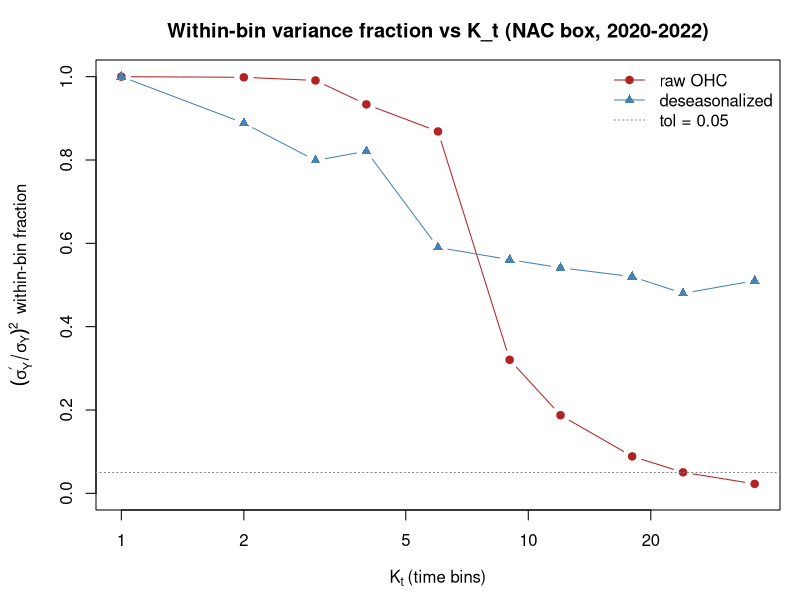
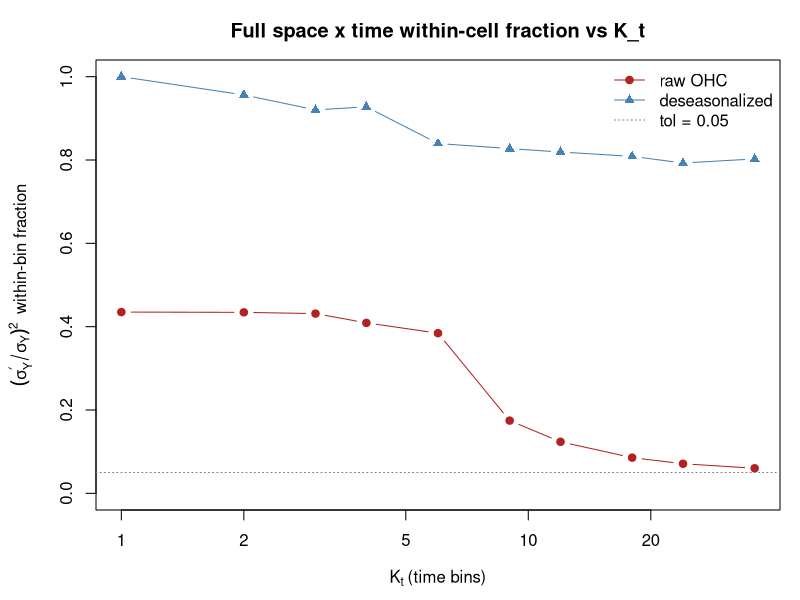

Recreate these plots in R, in order.
## =====================================================================
## leakage_curve.R -- field factors sigma_{Y^star}, sigma_{Y^perp} and the
##   within-cell residual diagnostic resid = sigma_{Y^perp}/sigma_Y on the
##   equal-measure partition P_K, to inform the choice of K_t, under raw and
##   deseasonalized OHC estimands.  Notation follows the methodology paper
##   (eq:sigmaYK-hat, eq:sigmaYperp-hat, eq:residual-diagnostic).
##
##   Pythagorean split sigma_Y^2 = sigma_{Y^star}^2 + sigma_{Y^perp}^2 with the
##   field on the native 1/12 deg grid, cell moments cos(lat) area-weighted, and
##   equal-measure (1/K) cells.  Computed on the dense GLORYS field, so it is
##   free of the float coincidence-starvation issues that limit sigma_w.
##
##   Two views:
##     time-only : collapse space first -> temporal decomposition of the
##                 regional-mean series (K_lon = K_lat = 1; sets K_t).
##     full      : full space x time equal-measure partition P_K (the
##                 sigma_{Y^perp} that enters the residual term of the bound).
##
##   Parameterized on (box, analysis_period, clim_period): defaults to the
##   NAC box / 2020-2022, but works for any region/period.
##   Base R + data.table (the latter only for loading/very large inputs).
##
##   INPUT: data.frame `glorys` with columns
##     lon (deg), lat (deg), date (Date), ohc (e.g. GJ m^-2), daily 1/12 deg.
##   Real GLORYS input is produced by code/export_glorys_ohc.py (native-grid
##   OHC -> data/glorys_ohc/glorys_ohc_YYYY.csv) and read by load_glorys_ohc().
## =====================================================================

## ---------------------------- config --------------------------------
default_config <- function() list(
  box      = list(lon = c(-68, -62), lat = c(36, 40)),   # NAC box
  analysis = as.Date(c("2020-01-01", "2022-12-31")),      # working window
  clim     = as.Date(c("2020-01-01", "2022-12-31")),      # climatology baseline
                                                          #  (dev: same; full run: use a
                                                          #   long fixed baseline, match Baugh)
  Kt_grid  = c(1, 2, 3, 4, 6, 9, 12, 18, 24, 36),
  K_lon    = 6, K_lat = 5,          # spatial grid for the full space x time view
  spatial_sizes_km = c(200,150,100,75,50,35,25,18,12),  # target cell sizes for the spatial sweep
  tol_L    = 0.05,                  # leakage tolerance reference line
  depth    = "700"                  # OHC integration limit for load_glorys_ohc ("700"|"2000")
)

## ------------------------- helpers ----------------------------------
area_weight <- function(lat) cos(lat * pi / 180)

filter_domain <- function(dt, box, period) {
  keep <- dt$lon >= box$lon[1] & dt$lon <= box$lon[2] &
          dt$lat >= box$lat[1] & dt$lat <= box$lat[2] &
          dt$date >= period[1] & dt$date <= period[2]
  dt[keep, , drop = FALSE]
}

## Per-(cell, calendar-month) GLORYS climatology from the baseline data.
build_climatology <- function(dt) {
  ulon <- sort(unique(dt$lon)); ulat <- sort(unique(dt$lat))
  nlon <- length(ulon); nlat <- length(ulat)
  keyfun <- function(lon, lat, date) {
    li <- match(lon, ulon); bi <- match(lat, ulat)
    mo <- as.integer(format(date, "%m"))
    (mo - 1L) * nlon * nlat + (bi - 1L) * nlon + li
  }
  key <- keyfun(dt$lon, dt$lat, dt$date)
  clim <- tapply(dt$ohc, key, mean)             # named by integer key
  list(clim = clim, keyfun = keyfun)
}

deseasonalize <- function(dt, clim) {
  k <- clim$keyfun(dt$lon, dt$lat, dt$date)
  dt$ohc <- dt$ohc - clim$clim[as.character(k)]
  dt
}

## Area-weighted regional-mean OHC series (one value per date).
collapse_space <- function(dt) {
  w  <- area_weight(dt$lat)
  g  <- as.character(dt$date)
  num <- rowsum(w * dt$ohc, g); den <- rowsum(w, g)
  data.frame(date = as.Date(rownames(num)),
             ybar = as.numeric(num / den), row.names = NULL)
}

## Load native-grid GLORYS OHC exported by code/export_glorys_ohc.py into the
## `glorys` data.frame run_leakage_analysis expects. `depth` picks which
## integration limit becomes the `ohc` column; rows with NA at that depth
## (column shallower than the seafloor) are dropped.
read_glorys_ohc <- function(dir, years, cols) {
  files <- file.path(dir, sprintf("glorys_ohc_%d.csv", years))
  files <- files[file.exists(files)]
  stopifnot(length(files) > 0)
  dt <- data.table::rbindlist(lapply(files, data.table::fread,
                                     select = c("lon", "lat", "date", cols)))
  dt[, date := as.Date(date)]
  as.data.frame(dt)
}

load_glorys_ohc <- function(dir = file.path("data", "glorys_ohc"),
                            years = 2020:2022, depth = c("700", "2000")) {
  depth <- match.arg(depth)
  dt <- read_glorys_ohc(dir, years, paste0("ohc_", depth))
  names(dt)[names(dt) == paste0("ohc_", depth)] <- "ohc"
  dt[!is.na(dt$ohc), , drop = FALSE]
}

## ---- temporal-only decomposition of the regional-mean series -------
## The K_lon = K_lat = 1 special case of the partition P_K: space is
## collapsed to the area-weighted regional mean Ybar(t) and only time is
## binned into K_t equal-duration bins. Returns the paper's field factors
## for that partition (sigmaYstar2 = resolved / between-bin, sigmaYperp2 =
## within-bin residual) and the residual diagnostic resid = sigmaYperp/sigmaY.
time_leakage <- function(series, period, Kt_grid) {
  t    <- as.numeric(series$date - period[1])
  tmax <- as.numeric(period[2] - period[1])
  y    <- series$ybar; N <- length(y); mu <- mean(y)
  sigmaY2 <- mean((y - mu)^2)                   # equal day weights
  do.call(rbind, lapply(Kt_grid, function(Kt) {
    edges <- seq(0, tmax, length.out = Kt + 1)
    bin   <- findInterval(t, edges, rightmost.closed = TRUE, all.inside = TRUE)
    ybar_b <- tapply(y, bin, mean)
    var_b  <- tapply(y, bin, function(v) mean((v - mean(v))^2))
    wb     <- tapply(y, bin, length) / N
    sigmaYstar2 <- sum(wb * (ybar_b - mu)^2)
    sigmaYperp2 <- sum(wb * var_b)
    data.frame(K_t = Kt, bin_days = tmax / Kt, sigmaY2 = sigmaY2,
               sigmaYstar2 = sigmaYstar2, sigmaYperp2 = sigmaYperp2,
               resid = sqrt(sigmaYperp2 / sigmaY2), L = sigmaYperp2 / sigmaY2,
               identity_gap = sigmaYstar2 + sigmaYperp2 - sigmaY2)
  }))
}

## ---- full space x time field factors on the equal-measure partition P_K ----
## Implements the paper's eq:sigmaYK-hat / eq:sigmaYperp-hat: cells are the
## equal-measure lon x sin(lat) x time boxes (K = K_lon*K_lat*K_t), y is
## evaluated on the native 1/12 deg grid, cell moments ybar_j and Var(y|C_j)
## are cos(lat) area-weighted, and the two field factors weight cells equally
## (1/K, the nominal cell measure):
##   sigmaYstar2 = (1/K) sum_j (ybar_j - muhat)^2,  muhat = (1/K) sum_j ybar_j
##   sigmaYperp2 = (1/K) sum_j Var(y | C_j)
## sigmaY2 := sigmaYstar2 + sigmaYperp2 holds by construction; quad_gap reports
## its departure from the direct cos(lat)-weighted field variance, i.e. the
## error of treating the discrete cells as exactly equal-measure.
full_leakage <- function(dt, box, period, K_lon, K_lat, Kt_grid) {
  w    <- area_weight(dt$lat); y <- dt$ohc
  t    <- as.numeric(dt$date - period[1]); tmax <- as.numeric(period[2] - period[1])
  e_lon <- seq(box$lon[1], box$lon[2], length.out = K_lon + 1)
  e_lat <- seq(sin(box$lat[1]*pi/180), sin(box$lat[2]*pi/180), length.out = K_lat + 1)
  bl <- findInterval(dt$lon, e_lon, rightmost.closed = TRUE, all.inside = TRUE)
  bb <- findInterval(sin(dt$lat*pi/180), e_lat, rightmost.closed = TRUE, all.inside = TRUE)
  sp <- (bb - 1L) * K_lon + bl
  W  <- sum(w); mu_d <- sum(w * y) / W
  sigmaY2_direct <- sum(w * (y - mu_d)^2) / W   # cos(lat)-weighted field variance
  do.call(rbind, lapply(Kt_grid, function(Kt) {
    e_t  <- seq(0, tmax, length.out = Kt + 1)
    bt   <- findInterval(t, e_t, rightmost.closed = TRUE, all.inside = TRUE)
    cell <- (bt - 1L) * (K_lon * K_lat) + sp
    sw   <- as.numeric(rowsum(w, cell))
    swy  <- as.numeric(rowsum(w * y, cell))
    swy2 <- as.numeric(rowsum(w * y * y, cell))
    ybar_j <- swy / sw                            # area-weighted cell mean
    var_j  <- pmax(0, swy2 / sw - ybar_j^2)       # area-weighted within-cell variance
    Kpop   <- length(sw)                          # populated equal-measure cells
    muhat  <- mean(ybar_j)                         # (1/K) sum_j ybar_j
    sigmaYstar2 <- mean((ybar_j - muhat)^2)
    sigmaYperp2 <- mean(var_j)
    sigmaY2 <- sigmaYstar2 + sigmaYperp2
    data.frame(K_t = Kt, K = Kpop, sigmaY2 = sigmaY2,
               sigmaYstar2 = sigmaYstar2, sigmaYperp2 = sigmaYperp2,
               resid = sqrt(sigmaYperp2 / sigmaY2), L = sigmaYperp2 / sigmaY2,
               identity_gap = sigmaY2 - sigmaYstar2 - sigmaYperp2,
               quad_gap = sigmaY2 - sigmaY2_direct)
  }))
}

## ---- spatial within-cell variance vs spatial cell size (per-snapshot) ----
## Isolates the SPATIAL residual sigma_{Y^perp} that fixes K_lon, K_lat, free
## of seasonality: within each daily snapshot we partition space into
## K_lon x K_lat equal-measure (lon x sin lat) cells, take the cos(lat)
## area-weighted within-cell spatial variance and the total spatial variance,
## then average over snapshots. A spatially-uniform seasonal cycle shifts a
## whole snapshot equally and cancels in that day's spatial variance, so no
## deseasonalizing is needed. L = sigmaYperp2/sigmaY2 is the fraction of
## spatial field variance below the cell scale (eq:residual-diagnostic, sq'd).
spatial_part_grid <- function(box, sizes_km = c(200,150,100,75,50,35,25,18,12)) {
  lat0 <- mean(box$lat)
  wx <- 111 * cos(lat0*pi/180) * diff(box$lon)   # zonal box width, km
  wy <- 111 * diff(box$lat)                       # meridional box width, km
  g <- data.frame(target_km = sizes_km,
                  K_lon = pmax(1, round(wx / sizes_km)),
                  K_lat = pmax(1, round(wy / sizes_km)))
  g <- g[!duplicated(g[c("K_lon","K_lat")]), ]
  g$dx_km <- wx / g$K_lon; g$dy_km <- wy / g$K_lat
  g$cell_km <- sqrt(g$dx_km * g$dy_km); g
}

spatial_leakage <- function(dt, box, part_grid) {
  w <- area_weight(dt$lat); y <- dt$ohc
  di <- match(dt$date, sort(unique(dt$date)))     # snapshot index 1..Ndays
  slon <- dt$lon; ssin <- sin(dt$lat*pi/180)
  dtot <- rowsum(cbind(w, w*y, w*y*y), di)         # per-snapshot totals
  day_totvar <- pmax(0, dtot[,3]/dtot[,1] - (dtot[,2]/dtot[,1])^2)
  sigmaY2 <- mean(day_totvar)                      # mean per-snapshot spatial variance
  do.call(rbind, Map(function(Kl, Kb, tkm, dx, dy, ckm) {
    ncell <- Kl * Kb
    e_lon <- seq(box$lon[1], box$lon[2], length.out = Kl + 1)
    e_lat <- seq(sin(box$lat[1]*pi/180), sin(box$lat[2]*pi/180), length.out = Kb + 1)
    bl <- findInterval(slon, e_lon, rightmost.closed = TRUE, all.inside = TRUE)
    bb <- findInterval(ssin, e_lat, rightmost.closed = TRUE, all.inside = TRUE)
    key <- (di - 1L) * ncell + (bb - 1L) * Kl + bl   # unique per (snapshot, cell)
    m  <- rowsum(cbind(w, w*y, w*y*y), key)
    cvar <- pmax(0, m[,3]/m[,1] - (m[,2]/m[,1])^2)   # within-cell spatial variance
    dof  <- (as.integer(rownames(m)) - 1L) %/% ncell  # snapshot of each (snapshot,cell)
    sigmaYperp2 <- mean(tapply(cvar, dof, mean))      # (1/K) over cells, then over days
    data.frame(target_km = tkm, K_lon = Kl, K_lat = Kb, n_cells = ncell,
               dx_km = dx, dy_km = dy, cell_km = ckm,
               sigmaY2 = sigmaY2, sigmaYperp2 = sigmaYperp2,
               resid = sqrt(sigmaYperp2 / sigmaY2), L = sigmaYperp2 / sigmaY2)
  }, part_grid$K_lon, part_grid$K_lat, part_grid$target_km,
     part_grid$dx_km, part_grid$dy_km, part_grid$cell_km))
}

## ------------------------- driver -----------------------------------
run_leakage_analysis <- function(glorys, config = default_config()) {
  box <- config$box
  ana <- filter_domain(glorys, box, config$analysis)
  stopifnot(nrow(ana) > 0)

  ## spatial resolution (raw, per-snapshot: seasonality-free by construction)
  sp <- spatial_leakage(ana, box, spatial_part_grid(box, config$spatial_sizes_km))
  sp$field <- "raw"

  ## raw estimand
  s_raw   <- collapse_space(ana)
  t_raw   <- time_leakage(s_raw, config$analysis, config$Kt_grid); t_raw$field <- "raw"
  f_raw   <- full_leakage(ana, box, config$analysis, config$K_lon, config$K_lat, config$Kt_grid)
  f_raw$field <- "raw"

  ## deseasonalized estimand (GLORYS climatology, Argo-independent)
  clim    <- build_climatology(filter_domain(glorys, box, config$clim))
  ana_ds  <- deseasonalize(ana, clim)
  s_ds    <- collapse_space(ana_ds)
  t_ds    <- time_leakage(s_ds, config$analysis, config$Kt_grid); t_ds$field <- "deseas"
  f_ds    <- full_leakage(ana_ds, box, config$analysis, config$K_lon, config$K_lat, config$Kt_grid)
  f_ds$field <- "deseas"

  list(time = rbind(t_raw, t_ds), full = rbind(f_raw, f_ds), spatial = sp,
       series = list(raw = s_raw, deseas = s_ds), clim = clim, config = config)
}

## ------------------------- plotting ---------------------------------
plot_leakage <- function(res, which = c("time", "full"), main = NULL) {
  which <- match.arg(which); d <- res[[which]]; cfg <- res$config
  r <- d[d$field == "raw", ]; s <- d[d$field == "deseas", ]
  r <- r[order(r$K_t), ]; s <- s[order(s$K_t), ]
  plot(r$K_t, r$L, type = "b", pch = 19, log = "x", ylim = c(0, max(d$L, cfg$tol_L)),
       xlab = expression(K[t] ~ "(time bins)"),
       ylab = expression((sigma[Y]^{minute} / sigma[Y])^2 ~ " within-bin fraction"),
       main = main %||% sprintf("Leakage curve (%s view)", which), col = "firebrick")
  lines(s$K_t, s$L, type = "b", pch = 17, col = "steelblue")
  abline(h = cfg$tol_L, lty = 3, col = "grey50")
  legend("topright", c("raw OHC", "deseasonalized", sprintf("tol = %.2f", cfg$tol_L)),
         col = c("firebrick", "steelblue", "grey50"), pch = c(19, 17, NA),
         lty = c(1, 1, 3), bty = "n")
}
`%||%` <- function(a, b) if (is.null(a)) b else a

## cairo-backed PNG so plots render on a headless node (no X11 display).
open_png <- function(file, ...) png(file,
  type = if (isTRUE(capabilities("cairo"))) "cairo" else "Xlib", ...)

## Run the leakage analysis for one or more depths on the real GLORYS field and
## write tidy tables (columns include `depth`, `field`; the time table also has
## `bin_days`) for the resolution.qmd report. Reads the CSVs once and swaps the
## `ohc` column per depth. Consumed by code/leakage.py.
write_leakage_tables <- function(out_time, out_full, out_spatial,
                                 depths = c("700", "2000"),
                                 config = default_config(),
                                 dir = file.path("data", "glorys_ohc")) {
  yrs  <- as.integer(format(config$analysis, "%Y"))
  base <- read_glorys_ohc(dir, yrs[1]:yrs[2], paste0("ohc_", depths))
  tt <- list(); ff <- list(); ss <- list()
  for (d in depths) {
    g <- base; g$ohc <- g[[paste0("ohc_", d)]]; g <- g[!is.na(g$ohc), , drop = FALSE]
    res <- run_leakage_analysis(g, config)
    res$time$depth <- d; ff_d <- res$full; ff_d$depth <- d; res$spatial$depth <- d
    tt[[d]] <- res$time; ff[[d]] <- ff_d; ss[[d]] <- res$spatial
  }
  dir.create(dirname(out_time), showWarnings = FALSE, recursive = TRUE)
  data.table::fwrite(do.call(rbind, tt), out_time)
  data.table::fwrite(do.call(rbind, ff), out_full)
  data.table::fwrite(do.call(rbind, ss), out_spatial)
}

## CLI: Rscript code/leakage_curve.R <out_time> <out_full> <out_spatial> [depths]
## depths is a comma-separated subset of {700,2000} (default both). Skips the
## interactive self-test / RUN_GLORYS blocks below.
LEAKAGE_CLI_ARGS <- commandArgs(trailingOnly = TRUE)
if (length(LEAKAGE_CLI_ARGS) >= 3) {
  depths <- if (length(LEAKAGE_CLI_ARGS) >= 4)
    strsplit(LEAKAGE_CLI_ARGS[4], ",")[[1]] else c("700", "2000")
  write_leakage_tables(LEAKAGE_CLI_ARGS[1], LEAKAGE_CLI_ARGS[2],
                       LEAKAGE_CLI_ARGS[3], depths)
}

## ===================== REAL GLORYS DRIVER ===========================
## Opt in with RUN_GLORYS <- TRUE before sourcing (skips the synthetic
## self-test). Reads data/glorys_ohc/ (see code/export_glorys_ohc.py).
if (!exists("RUN_GLORYS")) RUN_GLORYS <- FALSE
if (RUN_GLORYS) {
  cfg <- default_config()
  glorys <- load_glorys_ohc(years = as.integer(format(cfg$analysis, "%Y"))[1]:
                                    as.integer(format(cfg$analysis, "%Y"))[2],
                            depth = cfg$depth)
  cat(sprintf("GLORYS OHC (ohc_%s): %d rows, %d dates, box lon[%g,%g] lat[%g,%g]\n",
              cfg$depth, nrow(glorys), length(unique(glorys$date)),
              cfg$box$lon[1], cfg$box$lon[2], cfg$box$lat[1], cfg$box$lat[2]))
  res <- run_leakage_analysis(glorys, cfg)
  cat(sprintf("identity gap (max |between+within-total|): time %.2e  full %.2e\n",
              max(abs(res$time$identity_gap)), max(abs(res$full$identity_gap))))
  tt <- res$time[order(res$time$field, res$time$K_t),
                 c("field","K_t","bin_days","sigmaY2","sigmaYperp2","resid","L")]
  num <- sapply(tt, is.numeric); tt[num] <- round(tt[num], 4)
  print(tt, row.names = FALSE)
  open_png("leakage_time.png", width = 720, height = 520, res = 110)
  par(mar = c(4.5, 4.8, 3, 1)); plot_leakage(res, "time",
      main = "Within-bin variance fraction vs K_t (GLORYS, NAC box)")
  dev.off()
  open_png("leakage_full.png", width = 720, height = 520, res = 110)
  par(mar = c(4.5, 4.8, 3, 1)); plot_leakage(res, "full",
      main = "Full space x time within-cell fraction vs K_t (GLORYS)")
  dev.off()
  cat("Saved leakage_time.png, leakage_full.png\n")
}

## ========================= SELF-TEST ================================
if (!exists("RUN_SELFTEST")) RUN_SELFTEST <- !RUN_GLORYS && length(LEAKAGE_CLI_ARGS) < 3
if (RUN_SELFTEST) {
  set.seed(1)
  ## synthetic daily GLORYS-like field on the NAC box (coarsened cadence
  ## for test speed): strong spatial front + seasonal cycle + trend + noise.
  box <- list(lon = c(-68, -62), lat = c(36, 40))
  lon <- seq(box$lon[1], box$lon[2], by = 1/12)
  lat <- seq(box$lat[1], box$lat[2], by = 1/12)
  dates <- seq(as.Date("2020-01-01"), as.Date("2022-12-31"), by = 3)   # 3-daily
  grid <- expand.grid(lon = lon, lat = lat, KEEP.OUT.ATTRS = FALSE)
  front <- 70 + 5*(38 - grid$lat) + 2*((-65) - grid$lon)               # dominant spatial
  ## slow mesoscale temporal wiggle (a couple of low-freq modes)
  meso <- function(d) 1.0*sin(2*pi*as.numeric(d)/(370*1.3) + 1) +
                      0.6*sin(2*pi*as.numeric(d)/(180) + 0.3)
  rows <- lapply(dates, function(d) {
    doy   <- as.integer(format(d, "%j"))
    yrfrac<- as.numeric(d - as.Date("2020-01-01")) / 365.25
    k     <- as.numeric(d - as.Date("2020-01-01"))
    seas  <- 8 * cos(2*pi*doy/365 - 0.4)          # regional seasonal cycle
    ## moving spatial mesoscale eddies (~130 km wavelength) -> genuine
    ## sub-cell spatial anomaly structure that survives deseasonalizing
    eddy  <- 3 * sin(2*pi*grid$lon/1.5 + k/40) * sin(2*pi*grid$lat/1.2 + k/55)
    ohc   <- front + seas + 0.6*yrfrac + meso(d) + eddy + rnorm(nrow(grid), 0, 0.4)
    data.frame(lon = grid$lon, lat = grid$lat, date = d, ohc = ohc)
  })
  glorys <- do.call(rbind, rows)
  cat(sprintf("synthetic GLORYS: %d rows (%d cells x %d dates)\n",
              nrow(glorys), nrow(grid), length(dates)))

  cfg <- default_config()
  res <- run_leakage_analysis(glorys, cfg)

  cat("\n== identity check (max |between+within-total|) ==\n")
  cat(sprintf("  time view: %.3e   full view: %.3e  (should be ~0)\n",
              max(abs(res$time$identity_gap)), max(abs(res$full$identity_gap))))

  cat("\n== temporal-only residual (regional-mean series): resid = sigmaYperp/sigmaY ==\n")
  tt <- res$time
  tt$sd_perp_GJ <- sqrt(tt$sigmaYperp2)                    # absolute, GJ m^-2
  wide <- reshape(tt[, c("K_t","bin_days","field","resid","sd_perp_GJ")],
                  idvar = c("K_t","bin_days"), timevar = "field", direction = "wide")
  print(round(wide[order(wide$K_t), ], 3), row.names = FALSE)

  cat("\n== full space x time residual: resid = sigmaYperp/sigmaY (bound-relevant) ==\n")
  ff <- res$full
  ff$sd_perp_GJ <- sqrt(ff$sigmaYperp2)
  wf <- reshape(ff[, c("K_t","field","resid","sd_perp_GJ")],
                idvar = "K_t", timevar = "field", direction = "wide")
  print(round(wf[order(wf$K_t), ], 4), row.names = FALSE)
  cat(sprintf("\n  full-view sigma_Y (GJ):  raw=%.2f  deseas=%.2f\n",
              sqrt(res$full$sigmaY2[res$full$field=="raw"][1]),
              sqrt(res$full$sigmaY2[res$full$field=="deseas"][1])))

  cat("\n== L at K_t in {3,6,12} (time view) ==\n")
  for (kt in c(3,6,12)) {
    lr <- res$time$L[res$time$field=="raw"    & res$time$K_t==kt]
    ls <- res$time$L[res$time$field=="deseas" & res$time$K_t==kt]
    cat(sprintf("  K_t=%2d (%3.0f-day bins):  raw=%.3f  deseas=%.3f\n",
                kt, res$time$bin_days[res$time$K_t==kt][1], lr, ls))
  }

  open_png("leakage_time.png", width = 720, height = 520, res = 110)
  par(mar = c(4.5, 4.8, 3, 1)); plot_leakage(res, "time",
      main = "Within-bin variance fraction vs K_t (NAC box, 2020-2022)")
  dev.off()
  open_png("leakage_full.png", width = 720, height = 520, res = 110)
  par(mar = c(4.5, 4.8, 3, 1)); plot_leakage(res, "full",
      main = "Full space x time within-cell fraction vs K_t")
  dev.off()
  cat("\nSaved leakage_time.png, leakage_full.png\n")
}
